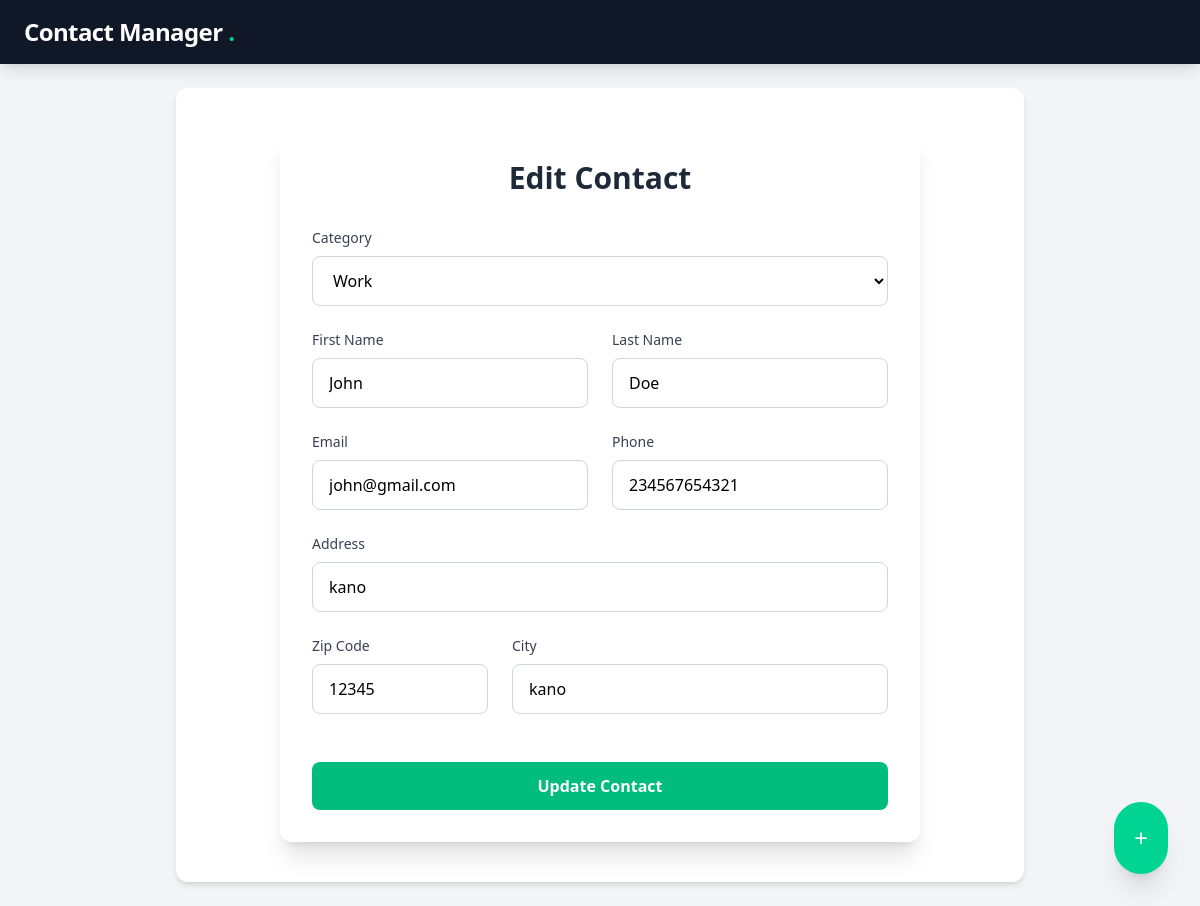
The page /contacts/6/ on the database its author committed.
### contact/models.py (models this page shows, shortened)
class Contact(models.Model):
	category = models.ForeignKey(Category, related_name='contacts', on_delete=models.CASCADE)
	first_name = models.CharField(max_length=50)
	last_name = models.CharField(max_length=50)
	email = models.EmailField()
	phone = models.CharField(max_length=15)
	address = models.CharField(max_length=255)
	zipcode = models.CharField(max_length=50)
	city = models.CharField(max_length=50)

class Category(models.Model):
	title = models.CharField(max_length=255)

### contact/views.py (the view, shortened to what this page needs)
# urls.py: path('<int:pk>/', views.edit, name='edit_contact'),
def edit(request, pk):
	contact = get_object_or_404(Contact, pk=pk)
	categories = Category.objects.all()
	return render(request, 'contact/edit.html', {
		'contact': contact, 'categories': categories,
	})

### contact/templates/contact/edit.html (shortened to what this page needs)
{% extends 'core/base.html' %}
{% block content %}
<div class="max-w-2xl mx-auto p-4">
    <div class="bg-white rounded-xl shadow-xl p-8">
        <h2 class="text-3xl font-bold text-gray-800 mb-8 text-center">
            {% if contact %}Edit Contact{% else %}Add New Contact{% endif %}
        </h2>
        <form method="post" action="." class="space-y-6">
            <div class="space-y-2">
                <label class="block text-sm font-medium text-gray-700">Category</label>
                <select name="category"
                        class="w-full px-4 py-3 rounded-lg border border-gray-300 focus:border-emerald-500 focus:ring-2 focus:ring-emerald-200 transition-all outline-none">
                    {% for category in categories %}
                        <option value="{{ category.id }}"
                                {% if category.id == contact.category_id %} selected {% endif %}
                                class="text-gray-800">
                            {{ category.title }}
                        </option>
                    {% endfor %}
                </select>
            </div>
            <div class="grid grid-cols-1 md:grid-cols-2 gap-6">
                <div class="space-y-2">
                    <label class="block text-sm font-medium text-gray-700">First Name</label>
                    <input type="text" value="{{ contact.first_name }}" name="first_name"
                           class="w-full px-4 py-3 rounded-lg border border-gray-300 focus:border-emerald-500 focus:ring-2 focus:ring-emerald-200 transition-all outline-none"
                           placeholder="John">
                </div>
                <div class="space-y-2">
                    <label class="block text-sm font-medium text-gray-700">Last Name</label>
                    <input type="text" value="{{ contact.last_name }}" name="last_name"
                           class="w-full px-4 py-3 rounded-lg border border-gray-300 focus:border-emerald-500 focus:ring-2 focus:ring-emerald-200 transition-all outline-none"
                           placeholder="Doe">
                </div>
            </div>
            <div class="grid grid-cols-1 md:grid-cols-2 gap-6">
                <div class="space-y-2">
                    <label class="block text-sm font-medium text-gray-700">Email</label>
                    <input type="email" value="{{ contact.email }}" name="email"
                           class="w-full px-4 py-3 rounded-lg border border-gray-300 focus:border-emerald-500 focus:ring-2 focus:ring-emerald-200 transition-all outline-none"
                           placeholder="john@example.com">
                </div>
                <div class="space-y-2">
                    <label class="block text-sm font-medium text-gray-700">Phone</label>
                    <input type="text" value="{{ contact.phone }}" name="phone"
                           class="w-full px-4 py-3 rounded-lg border border-gray-300 focus:border-emerald-500 focus:ring-2 focus:ring-emerald-200 transition-all outline-none"
                           placeholder="+1 (555) 000-0000">
                </div>
            </div>
            <div class="space-y-6">
                <div class="space-y-2">
                    <label class="block text-sm font-medium text-gray-700">Address</label>
                    <input type="text" value="{{ contact.address }}" name="address"
                           class="w-full px-4 py-3 rounded-lg border border-gray-300 focus:border-emerald-500 focus:ring-2 focus:ring-emerald-200 transition-all outline-none"
                           placeholder="Street address">
                </div>
                <div class="grid grid-cols-1 md:grid-cols-3 gap-6">
                    <div class="space-y-2">
                        <label class="block text-sm font-medium text-gray-700">Zip Code</label>
                        <input type="text" value="{{ contact.zipcode }}" name="zipcode"
                               class="w-full px-4 py-3 rounded-lg border border-gray-300 focus:border-emerald-500 focus:ring-2 focus:ring-emerald-200 transition-all outline-none"
                               placeholder="12345">
                    </div>
                    <div class="space-y-2 md:col-span-2">
                        <label class="block text-sm font-medium text-gray-700">City</label>
                        <input type="text" value="{{ contact.city }}" name="city"
                               class="w-full px-4 py-3 rounded-lg border border-gray-300 focus:border-emerald-500 focus:ring-2 focus:ring-emerald-200 transition-all outline-none"
                               placeholder="City name">
                    </div>
                </div>
            </div>
            <div class="pt-6">
                <button class="w-full py-3 px-6 bg-emerald-500 hover:bg-emerald-600 text-white font-semibold rounded-lg
                             transition-all duration-200 transform hover:scale-105 focus:outline-none focus:ring-2
                             focus:ring-emerald-500 focus:ring-offset-2">
                    {% if contact %}Update Contact{% else %}Create Contact{% endif %}
                </button>
            </div>
        </form>
    </div>
</div>
{% endblock %}

### rows shown on the page
Contact: category "Work", first_name "John", last_name "Doe", email "john@gmail.com", phone "234567654321", address "kano", zipcode "12345", city "kano"
